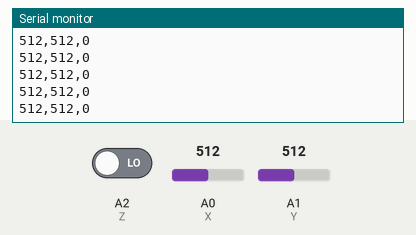
This sketch was run on a simulated Arduino Uno, built with avr-gcc and run on an emulated ATmega328P. Parts: the last lines printed to the serial monitor. Inputs (shaded band) come from the test bench; at power-on: A0 (X) = 512, A1 (Y) = 512, A2 (Z) LOW.

Above: at 1.2 s.
1.3 s: A0 (X) set to 716
At 1.31 s:
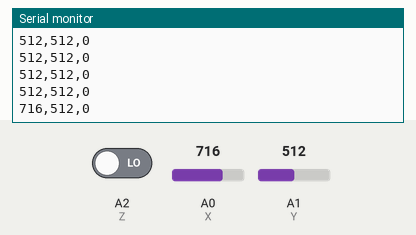
2.8 s: A1 (Y) set to 716
At 2.82 s:
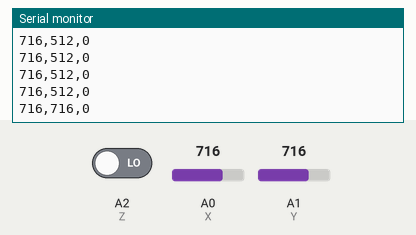
4.3 s: A2 (Z) driven HIGH
At 4.33 s:
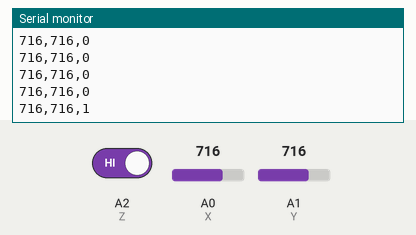
5.8 s: A0 (X) set to 900
At 5.84 s:
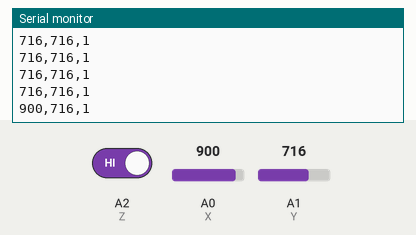
7.3 s: A1 (Y) set to 900
At 7.35 s:
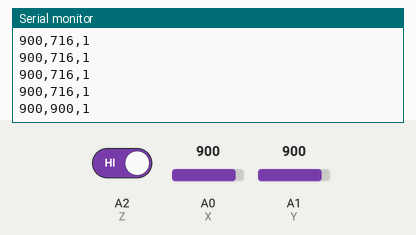
8.8 s: A2 (Z) driven LOW
At 8.86 s:
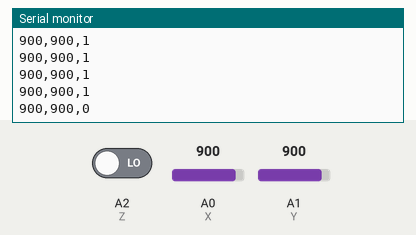
Timing chart, 0 to 11.3 s (numbered marks = the images above; inputs shaded):
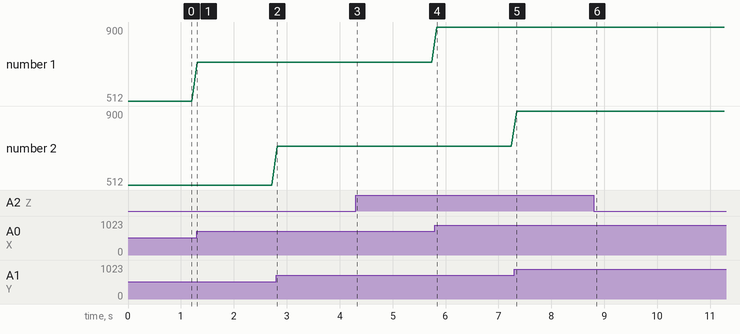

The sketch:

AnalogJoystick.ino
```cpp
#define X  A0
#define Y  A1
#define Z  A2

void setup()
{
  Serial.begin(9600);
}

void loop()
{
  int x, y, z;

  x = analogRead(X);
  y = analogRead(Y);
  z = digitalRead(Z);

  Serial.print(x);
  Serial.print(",");
  Serial.print(y);
  Serial.print(",");
  Serial.println(z);
  delay(100);
}
```

Measured:
- after the input at 1.3 s, the serial monitor: prints a new line at once (image 1)
- after the input at 2.8 s, the serial monitor: prints a new line at once (image 2)
- after the input at 4.3 s, the serial monitor: prints a new line at once (image 3)
- after the input at 5.8 s, the serial monitor: prints a new line at once (image 4)
- after the input at 7.3 s, the serial monitor: prints a new line after 0.05 s (image 5)
- after the input at 8.8 s, the serial monitor: prints a new line after 0.06 s (image 6)
- plotted number 1: 512 → 716 after the input at 1.3 s, 716 → 900 after the input at 5.8 s
